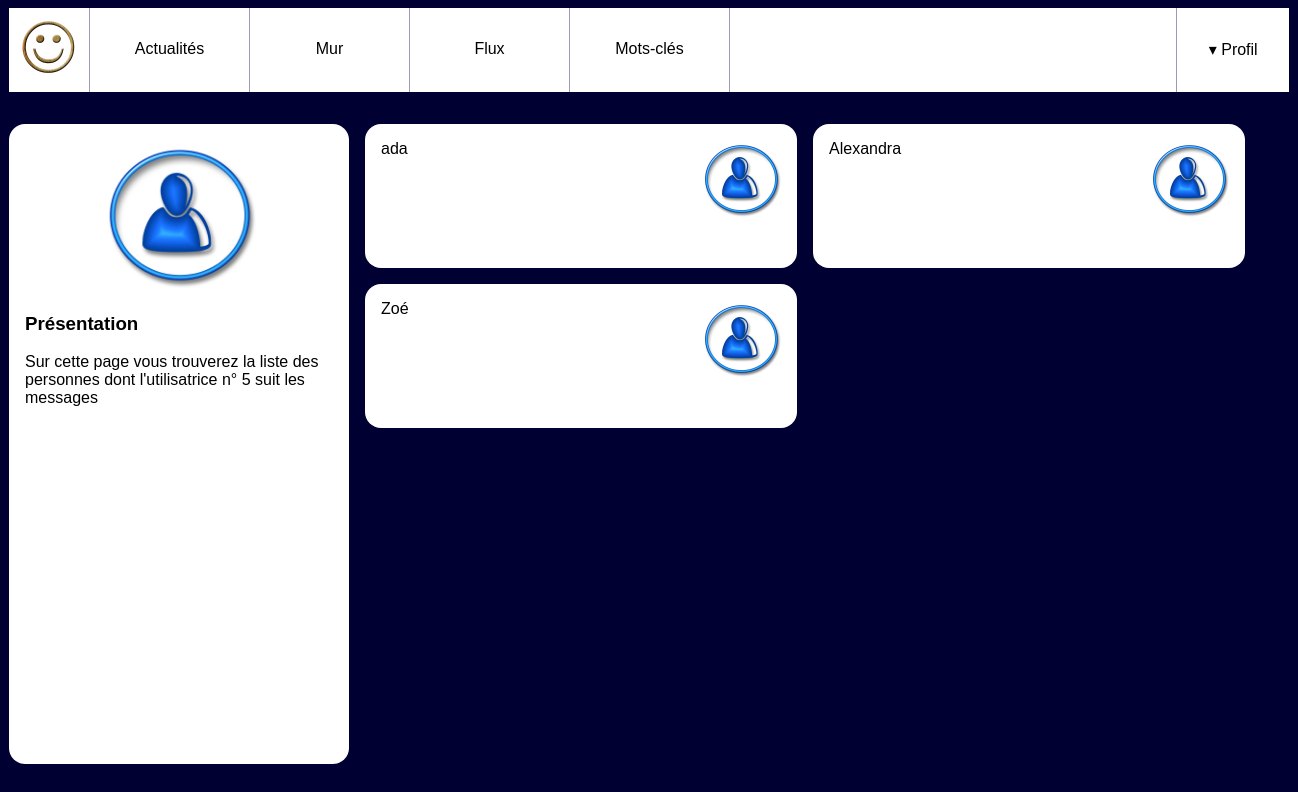
The app's page /pages/subscriptions.php?user_id=5 with its own data.
### tables this page shows
CREATE TABLE `users` (
  `id` int(10) UNSIGNED NOT NULL,
  `email` varchar(255) NOT NULL,
  `password` varchar(255) NOT NULL,
  `alias` varchar(255) NOT NULL
);

### pages/subscriptions.php (the view)
<?php
require 'header.php';
?>
        <div id="wrapper">
            <aside>
                <img src="user.jpg" alt="Portrait de l'utilisatrice"/>
                <section>
                    <h3>Présentation</h3>
                    <p>Sur cette page vous trouverez la liste des personnes dont
                        l'utilisatrice
                        n° <?php echo $_GET['user_id'] ?>
                        suit les messages
                    </p>
                </section>
            </aside>
            <main class='contacts'>
                <?php
                $userId = $_GET['user_id'];
                $mysqli = new mysqli("localhost", "root", "root", "socialnetwork");
                $laQuestionEnSql = "SELECT `users`.* "
                        . "FROM `followers` "
                        . "LEFT JOIN `users` ON `users`.`id`=`followers`.`followed_user_id` "
                        . "WHERE `followers`.`following_user_id`='" . intval($userId) . "'"
                        . "GROUP BY `users`.`id`"
                ;
                $lesInformations = $mysqli->query($laQuestionEnSql);
                while ($follower = $lesInformations->fetch_assoc())
                {
                ?>
                <article>
                    <img src="user.jpg" alt="blason"/>
                    <h3><nav>
                        <a href="wall.php?user_id=<?php echo $follower['id'] ?>"><?php echo $follower['alias'] ?></a>
                    </nav></h3>
                </article>
                <?php
                }
                ?>
            </main>
        </div>
    </body>
</html>

### pages/style.css (style rules this page uses)
body { background-color: #003; font-family: Arial; }
a { text-decoration: none; color:black; }
#wrapper { display:flex; width:80em; margin:0 auto 2em auto; }
#wrapper aside { background-color: #fff; flex:1; padding:1em; border-radius: 1em; }
#wrapper aside img { display: block; width:50%; margin:auto; }
#wrapper main { flex:3; padding-left:1em; height: 80vh; overflow-y: scroll; }
#wrapper main article { background-color: #fff; padding:1em; margin-bottom: 1em ; border-radius: 1em; }
#wrapper main article h3 { margin:0; padding:0; font-weight: normal; font-size:1em; }
.contacts { display:flex; flex-wrap: wrap; align-items:flex-start; align-content: flex-start ; }
.contacts article { width:25em; height:7em; margin-right: 1em; }
.contacts article img { float:right; height: 5em; }

### records on screen
users: alias "ada"
users: alias "Alexandra"
users: alias "Zoé"

### other values on screen
$_GET['user_id'] "5"
